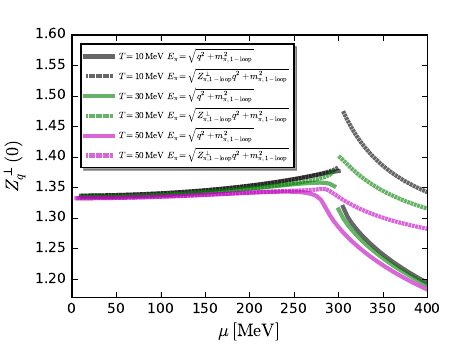

Write Python code to recreate this figure.
#!/usr/bin/env python
# -*- coding: utf-8 -*-
# sphinx_gallery_thumbnail_number = 3

import matplotlib.pyplot as plt
import numpy as np
from matplotlib.ticker import NullFormatter  # useful for `logit` scale
import matplotlib.ticker as ticker
import matplotlib as mpl
from scipy.interpolate import make_interp_spline
from matplotlib.ticker import FuncFormatter
from mpl_toolkits import mplot3d
from mpl_toolkits.mplot3d import Axes3D 
import matplotlib.cm as cm 
from matplotlib.font_manager import FontProperties
import pylab as pl

mpl.style.use('classic')
# Data for plotting
ZT10_norm=np.loadtxt('./Zpsi_normal/T10/Zpsi.dat')
ZT10_moat=np.loadtxt('./Zpsi_moat/T10/Zpsi.dat')
ZT30_norm=np.loadtxt('./Zpsi_normal/T30/Zpsi.dat')
ZT30_moat=np.loadtxt('./Zpsi_moat/T30/Zpsi.dat')
ZT50_norm=np.loadtxt('./Zpsi_normal/T50/Zpsi.dat')
ZT50_moat=np.loadtxt('./Zpsi_moat/T50/Zpsi.dat')
mu=np.arange(5, 405, 5)
#print(mu)
# Create figure
fig=plt.figure(figsize=(4.5, 3.5))
#fig=plt.figure()
ax1=fig.add_subplot(111)
ax1.plot(mu[1:60], ZT10_norm[1:60],color='k',linewidth=3.,alpha=0.6,label=r'$T=10\,\mathrm{MeV}\,\,E_\pi=\sqrt{q^2+m^2_{\pi,\mathrm{1-loop}}}$') 
ax1.plot(mu[60:80], ZT10_norm[60:80],color='k',linewidth=3.,alpha=0.6) 
ax1.plot(mu[1:60], ZT10_moat[1:60],color='k',dashes=[2.,0.5],linewidth=3.,alpha=0.6,label=r'$T=10\,\mathrm{MeV}\,\,E_\pi=\sqrt{Z^{\perp}_{\pi,\mathrm{1-loop}}q^2+m^2_{\pi,\mathrm{1-loop}}}$') 
ax1.plot(mu[60:80], ZT10_moat[60:80],color='k',dashes=[2.,0.5],linewidth=3.,alpha=0.6) 

ax1.plot(mu[1:59], ZT30_norm[1:59],color='g',linewidth=3.,alpha=0.6,label=r'$T=30\,\mathrm{MeV}\,\,E_\pi=\sqrt{q^2+m^2_{\pi,\mathrm{1-loop}}}$') 
ax1.plot(mu[59:80], ZT30_norm[59:80],color='g',linewidth=3.,alpha=0.6) 
ax1.plot(mu[1:59], ZT30_moat[1:59],color='g',dashes=[2.,0.5],linewidth=3.,alpha=0.6,label=r'$T=30\,\mathrm{MeV}\,\,E_\pi=\sqrt{Z^{\perp}_{\pi,\mathrm{1-loop}}q^2+m^2_{\pi,\mathrm{1-loop}}}$') 
ax1.plot(mu[59:80], ZT30_moat[59:80],color='g',dashes=[2.,0.5],linewidth=3.,alpha=0.6) 

ax1.plot(mu, ZT50_norm,color='m',linewidth=3.,alpha=0.6,label=r'$T=50\,\mathrm{MeV}\,\,E_\pi=\sqrt{q^2+m^2_{\pi,\mathrm{1-loop}}}$') 
ax1.plot(mu, ZT50_moat,color='m',dashes=[2.,0.5],linewidth=3.,alpha=0.6,label=r'$T=50\,\mathrm{MeV}\,\,E_\pi=\sqrt{Z^{\perp}_{\pi,\mathrm{1-loop}}q^2+m^2_{\pi,\mathrm{1-loop}}}$') 

#ax1.plot([0,600], [1,1],alpha=0.8,dashes=(0.5,0.5)) 
ax1.set_ylabel(r'$Z^\perp_q(0)$', fontsize=13, color='black')
ax1.set_xlabel(r'$\mu\,[\mathrm{MeV}]$', fontsize=13, color='black')
ax1.legend(loc=2,fontsize='6.5',frameon=True,shadow=True,handlelength=3.,borderpad=0.5,borderaxespad=1,numpoints=1,scatterpoints=1)
ax1.axis([0,400,1.17,1.6])

for label in ax1.xaxis.get_ticklabels():
    label.set_fontsize(10)
for label in ax1.yaxis.get_ticklabels():
    label.set_fontsize(10)

fig.subplots_adjust(top=0.9, bottom=0.15, left=0.16, right=0.95, hspace=0.33,wspace=0.2)

fig.savefig("./Zpsi.pdf")


